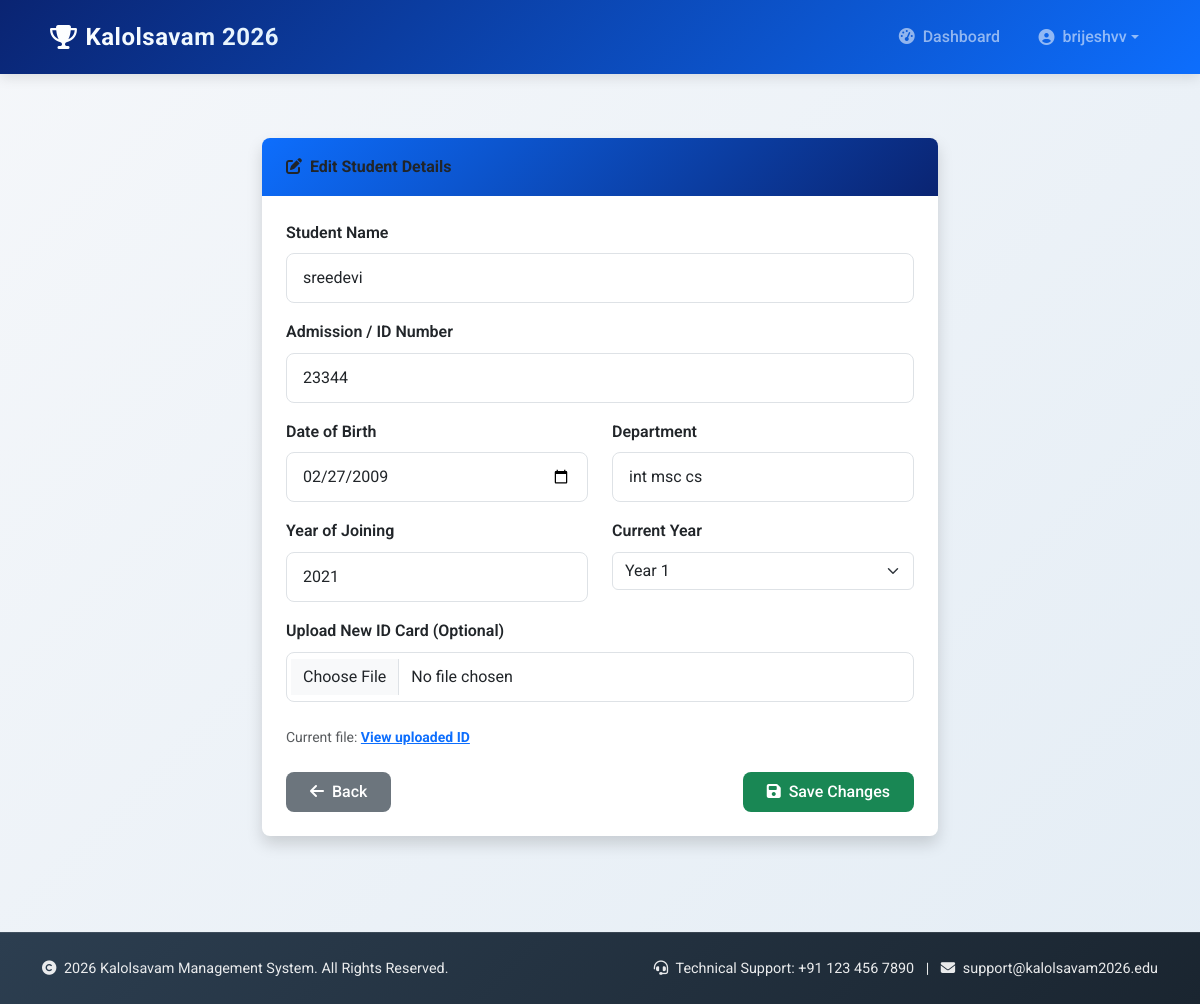
The app's page /college/edit-student/4/ (signed in) with its own data.
### accounts/models.py (models this page shows, shortened)
class CustomUser(AbstractUser):
    ROLE_CHOICES = (
        ('college', 'College'),
        ('organizer', 'Organizer'),
        ('admin', 'Admin'),
    )
    role = models.CharField(max_length=20, choices=ROLE_CHOICES, default='college')
    college_name = models.CharField(max_length=255, blank=True, null=True)
    REQUIRED_FIELDS = ["email"]
    USERNAME_FIELD = "username"

class Student(models.Model):
    college = models.ForeignKey(College, on_delete=models.CASCADE)
    name = models.CharField(max_length=255)
    id_card = models.CharField(max_length=255)
    date_of_birth = models.DateField()
    department = models.CharField(max_length=255)
    year_of_joining = models.IntegerField()
    current_year = models.IntegerField()
    id_card_file = models.FileField(upload_to=student_upload_path, null=True, blank=True)

### accounts/views.py (the view, shortened to what this page needs)
# urls.py: path("college/edit-student/<int:student_id>/", views.edit_student, name="edit_student"),
@login_required
def edit_student(request, student_id):
    student = get_object_or_404(Student, id=student_id)
    return render(request, "accounts/edit_student.html", {"student": student})

### accounts/templates/accounts/edit_student.html (shortened to what this page needs)
{% extends 'base.html' %}
{% load static %}
{% block content %}
<div class="container py-4" style="max-width: 700px;">
    <div class="card shadow border-0">
        <div class="card-header bg-warning text-dark fw-bold">
            <i class="fas fa-edit me-2"></i>Edit Student Details
        </div>
        <div class="card-body p-4">
            <form method="POST" enctype="multipart/form-data">
                <label class="form-label fw-semibold">Student Name</label>
                <input type="text" name="name" class="form-control mb-3" value="{{ student.name }}" required>
                <label class="form-label fw-semibold">Admission / ID Number</label>
                <input type="text" name="id_card" class="form-control mb-3" value="{{ student.id_card }}" required>
                <div class="row">
                    <div class="col-md-6">
                        <label class="form-label fw-semibold">Date of Birth</label>
                        <input type="date" name="date_of_birth" class="form-control mb-3" value="{{ student.date_of_birth|date:'Y-m-d' }}" required>
                    </div>
                    <div class="col-md-6">
                        <label class="form-label fw-semibold">Department</label>
                        <input type="text" name="department" class="form-control mb-3" value="{{ student.department }}" required>
                    </div>
                </div>
                <div class="row">
                    <div class="col-md-6">
                        <label class="form-label fw-semibold">Year of Joining</label>
                        <input type="number" min="2000" max="2026" name="year_of_joining" class="form-control mb-3" value="{{ student.year_of_joining }}" required>
                    </div>
                    <div class="col-md-6">
                        <label class="form-label fw-semibold">Current Year</label>
                        <select name="current_year" class="form-select mb-3" required>
                            {% for y in "12345" %}
                                <option value="{{ forloop.counter }}" {% if student.current_year == forloop.counter %}selected{% endif %}>Year {{ forloop.counter }}</option>
                            {% endfor %}
                        </select>
                    </div>
                </div>
                <label class="form-label fw-semibold">Upload New ID Card (Optional)</label>
                <input type="file" name="id_card_file" class="form-control mb-4" accept=".pdf,.jpg,.jpeg,.png">
                {% if student.id_card_file %}
                <p class="small text-muted">
                    Current file:
                    <a href="{{ student.id_card_file.url }}" target="_blank" class="fw-bold text-primary">
                        View uploaded ID
                    </a>
                </p>
                {% endif %}
                <div class="d-flex justify-content-between mt-4">
                    <a href="{% url 'register_student' %}" class="btn btn-secondary">
                        <i class="fas fa-arrow-left me-2"></i>Back
                    </a>
                    <button type="submit" class="btn btn-success">
                        <i class="fas fa-save me-2"></i>Save Changes
                    </button>
                </div>
            </form>
        </div>
    </div>
</div>
{% endblock %}

### accounts/templates/base.html (shortened to what this page needs)
{% load static %}
<!DOCTYPE html>
<html lang="en">
<head>
    <link href="https://cdn.jsdelivr.net/npm/bootstrap@5.3.2/dist/css/bootstrap.min.css" rel="stylesheet"
>
    <link rel="stylesheet" href="https://cdnjs.cloudflare.com/ajax/libs/font-awesome/6.4.0/css/all.min.css"
>
    <link rel="stylesheet" href="{% static 'css/custom.css' %}">
</head>
<body class="d-flex flex-column">
    <nav class="navbar navbar-expand-lg navbar-dark sticky-top">
        <div class="container">
            <a class="navbar-brand d-flex align-items-center" href="{% url 'home' %}">
                <i class="fas fa-trophy me-2"></i>
                <span>Kalolsavam 2026</span>
            </a>
            <div class="collapse navbar-collapse" id="navbarNav">
                <ul class="navbar-nav ms-auto">
                    {% if user.is_authenticated %}
                        <li class="nav-item">
                            <a class="nav-link" href="{% url 'college_dashboard' %}">
                                <i class="fas fa-tachometer-alt me-2"></i>Dashboard
                            </a>
                        </li>
                        <li class="nav-item dropdown">
                            <a class="nav-link dropdown-toggle d-flex align-items-center" href="#"
                               id="userDropdown" role="button" data-bs-toggle="dropdown"
                               aria-expanded="false">
                                <i class="fas fa-user-circle me-2"></i>
                                <span class="text-truncate" style="max-width: 150px;">
                                    {{ user.first_name|default:user.username }}
                                </span>
                            </a>
                        </li>
                    {% else %}
                        <li class="nav-item">
                            <a class="nav-link btn btn-outline-light px-3" href="{% url 'login' %}">
                                <i class="fas fa-sign-in-alt me-2"></i>Login
                            </a>
                        </li>
                    {% endif %}
                </ul>
            </div>
        </div>
    </nav>
    <main class="page-container">
        <div class="container py-4">
            {% block content %}
            {% endblock %}
        </div>
    </main>
    <footer class="footer">
        <div class="container">
            <div class="row align-items-center">
                <div class="col-md-6 text-center text-md-start mb-2 mb-md-0">
                    <p class="mb-0">
                        <i class="fas fa-copyright me-1"></i> 2026 Kalolsavam Management System. All Rights Reserved.
                    </p>
                </div>
                <div class="col-md-6 text-center text-md-end">
                    <p class="mb-0">
                        <i class="fas fa-headset me-1"></i> Technical Support: +91 123 456 7890
                        <span class="mx-2">|</span>
                        <i class="fas fa-envelope me-1"></i> support@kalolsavam2026.edu
                    </p>
                </div>
            </div>
        </div>
    </footer>
</body>
</html>

### static/css/custom.css (style rules this page uses)
:root { --primary-dark: #0a2472; --primary: #0d6efd; --primary-light: #e3f2fd; --secondary: #6c757d; --accent: #ff6b35; --success: #198754; --warning: #ffc107; --danger: #dc3545; --light: #f8f9fa; --dark: #212529; --border-radius: 8px; --box-shadow: 0 4px 12px rgba(0, 0, 0, 0.08); --transition: all 0.3s ease; }
body { font-family: 'Segoe UI', system-ui, -apple-system, sans-serif; background: linear-gradient(135deg, #f5f7fa 0%, #e4edf5 100%); min-height: 100vh; }
.navbar { background: linear-gradient(135deg, var(--primary-dark) 0%, var(--primary) 100%) !important; box-shadow: 0 2px 15px rgba(13, 110, 253, 0.2); padding: 0.8rem 0; }
.navbar-brand { font-weight: 700; font-size: 1.5rem; background: linear-gradient(90deg, #ffffff, #e3f2fd); -webkit-background-clip: text; -webkit-text-fill-color: transparent; padding-left: 0.5rem; }
.navbar-nav .nav-link { font-weight: 500; padding: 0.5rem 1rem !important; margin: 0 0.2rem; border-radius: var(--border-radius); transition: var(--transition); }
.card { border: none; border-radius: var(--border-radius); box-shadow: var(--box-shadow); transition: var(--transition); overflow: hidden; }
.card-header { background: linear-gradient(135deg, var(--primary) 0%, var(--primary-dark) 100%); color: white; border-bottom: none; padding: 1rem 1.5rem; }
.btn { border-radius: var(--border-radius); font-weight: 500; padding: 0.5rem 1.5rem; transition: var(--transition); border: none; }
.form-control { border: 1px solid #dee2e6; border-radius: var(--border-radius); padding: 0.75rem 1rem; transition: var(--transition); }
.form-label { font-weight: 600; color: var(--dark); margin-bottom: 0.5rem; }

### accounts/templates/base.html (style rules this page uses)
:root { --primary-color: #2c3e50; --secondary-color: #3498db; --accent-color: #e74c3c; --light-bg: #f8f9fa; --dark-text: #2c3e50; --light-text: #7f8c8d; --success-color: #27ae60; --warning-color: #f39c12; --danger-color: #e74c3c; }
body { font-family: 'Roboto', sans-serif; color: var(--dark-text); background-color: var(--light-bg); line-height: 1.6; }
.navbar { background: linear-gradient(135deg, var(--primary-color) 0%, #1a2530 100%); box-shadow: 0 4px 12px rgba(0, 0, 0, 0.1); padding: 0.8rem 0; }
.navbar-brand { font-weight: 700; font-size: 1.5rem; letter-spacing: 0.5px; }
.navbar-brand i { color: #f1c40f; }
.nav-link { font-weight: 500; padding: 0.5rem 1rem !important; transition: all 0.3s ease; border-radius: 4px; }
.page-container { min-height: calc(100vh - 140px); padding-bottom: 3rem; }
.footer { background: linear-gradient(135deg, var(--primary-color) 0%, #1a2530 100%); color: white; padding: 1.5rem 0; margin-top: auto; border-top: 1px solid rgba(255, 255, 255, 0.1); }
.footer p { margin: 0; font-size: 0.9rem; opacity: 0.9; }

### records on screen
CustomUser: first_name "brijeshvv"
Student: name "sreedevi", id_card "23344", date_of_birth "02/27/2009", department "int msc cs", year_of_joining "2021", current_year "Year 1"
